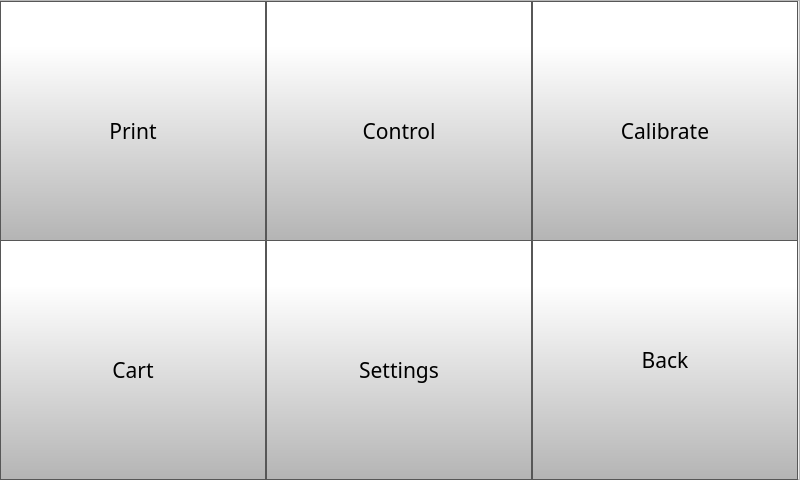
<?xml version="1.0" encoding="UTF-8"?>
<ui version="4.0">
 <class>menu_screen</class>
 <widget class="QWidget" name="menu_screen">
  <property name="geometry">
   <rect>
    <x>0</x>
    <y>0</y>
    <width>800</width>
    <height>480</height>
   </rect>
  </property>
  <property name="windowTitle">
   <string>Form</string>
  </property>
  <widget class="QFrame" name="frame">
   <property name="geometry">
    <rect>
     <x>-1</x>
     <y>0</y>
     <width>801</width>
     <height>480</height>
    </rect>
   </property>
   <property name="frameShape">
    <enum>QFrame::StyledPanel</enum>
   </property>
   <property name="frameShadow">
    <enum>QFrame::Raised</enum>
   </property>
   <layout class="QGridLayout" name="gridLayout">
    <property name="leftMargin">
     <number>0</number>
    </property>
    <property name="topMargin">
     <number>0</number>
    </property>
    <property name="rightMargin">
     <number>0</number>
    </property>
    <property name="bottomMargin">
     <number>0</number>
    </property>
    <property name="spacing">
     <number>0</number>
    </property>
    <item row="0" column="0">
     <widget class="QToolButton" name="menuPrintButton">
      <property name="minimumSize">
       <size>
        <width>266</width>
        <height>240</height>
       </size>
      </property>
      <property name="font">
       <font>
        <family>Gotham</family>
        <pointsize>16</pointsize>
       </font>
      </property>
      <property name="styleSheet">
       <string notr="true">QToolButton {
	padding-top: 20px;
     border: 1px solid rgb(87, 87, 87);
	background-color: qlineargradient(spread:pad, x1:0, y1:1, x2:0, y2:0.188, stop:0 rgba(180, 180, 180, 255), stop:1 rgba(255, 255, 255, 255));



}

QToolButton:pressed {
    background-color: qlineargradient(x1: 0, y1: 0, x2: 0, y2: 1,
                                      stop: 0 #dadbde, stop: 1 #f6f7fa);
}

QToolButton:flat {
    border: none; /* no border for a flat push button */
}

QToolButton:default {
    border-color: navy; /* make the default button prominent */
}</string>
      </property>
      <property name="text">
       <string>Print</string>
      </property>
      <property name="icon">
       <iconset>
        <normaloff>../../../../TwinDragon600x600CM4TouchUI/octoprint_TwinDragon600x600CM4TouchUI/templates/img/printer.png</normaloff>../../../../TwinDragon600x600CM4TouchUI/octoprint_TwinDragon600x600CM4TouchUI/templates/img/printer.png</iconset>
      </property>
      <property name="iconSize">
       <size>
        <width>150</width>
        <height>150</height>
       </size>
      </property>
      <property name="checkable">
       <bool>false</bool>
      </property>
      <property name="toolButtonStyle">
       <enum>Qt::ToolButtonTextUnderIcon</enum>
      </property>
     </widget>
    </item>
    <item row="0" column="1">
     <widget class="QToolButton" name="menuControlButton">
      <property name="minimumSize">
       <size>
        <width>266</width>
        <height>240</height>
       </size>
      </property>
      <property name="font">
       <font>
        <family>Gotham</family>
        <pointsize>16</pointsize>
       </font>
      </property>
      <property name="styleSheet">
       <string notr="true">QToolButton {
padding-top: 20px;
     border: 1px solid rgb(87, 87, 87);
	background-color: qlineargradient(spread:pad, x1:0, y1:1, x2:0, y2:0.188, stop:0 rgba(180, 180, 180, 255), stop:1 rgba(255, 255, 255, 255));

}

QToolButton:pressed {
    background-color: qlineargradient(x1: 0, y1: 0, x2: 0, y2: 1,
                                      stop: 0 #dadbde, stop: 1 #f6f7fa);
}

QToolButton:flat {
    border: none; /* no border for a flat push button */
}

QToolButton:default {
    border-color: navy; /* make the default button prominent */
}</string>
      </property>
      <property name="text">
       <string>Control</string>
      </property>
      <property name="icon">
       <iconset>
        <normaloff>../../../../TwinDragon600x600CM4TouchUI/octoprint_TwinDragon600x600CM4TouchUI/templates/img/settings-1.png</normaloff>../../../../TwinDragon600x600CM4TouchUI/octoprint_TwinDragon600x600CM4TouchUI/templates/img/settings-1.png</iconset>
      </property>
      <property name="iconSize">
       <size>
        <width>150</width>
        <height>150</height>
       </size>
      </property>
      <property name="checkable">
       <bool>false</bool>
      </property>
      <property name="toolButtonStyle">
       <enum>Qt::ToolButtonTextUnderIcon</enum>
      </property>
     </widget>
    </item>
    <item row="0" column="2">
     <widget class="QToolButton" name="menuCalibrateButton">
      <property name="minimumSize">
       <size>
        <width>266</width>
        <height>240</height>
       </size>
      </property>
      <property name="font">
       <font>
        <family>Gotham</family>
        <pointsize>16</pointsize>
       </font>
      </property>
      <property name="styleSheet">
       <string notr="true">QToolButton {
padding-top: 20px;
     border: 1px solid rgb(87, 87, 87);
	background-color: qlineargradient(spread:pad, x1:0, y1:1, x2:0, y2:0.188, stop:0 rgba(180, 180, 180, 255), stop:1 rgba(255, 255, 255, 255));

}

QToolButton:pressed {
    background-color: qlineargradient(x1: 0, y1: 0, x2: 0, y2: 1,
                                      stop: 0 #dadbde, stop: 1 #f6f7fa);
}

QToolButton:flat {
    border: none; /* no border for a flat push button */
}

QToolButton:default {
    border-color: navy; /* make the default button prominent */
}</string>
      </property>
      <property name="text">
       <string>Calibrate</string>
      </property>
      <property name="icon">
       <iconset>
        <normaloff>../../../../TwinDragon600x600CM4TouchUI/octoprint_TwinDragon600x600CM4TouchUI/templates/img/reload.png</normaloff>../../../../TwinDragon600x600CM4TouchUI/octoprint_TwinDragon600x600CM4TouchUI/templates/img/reload.png</iconset>
      </property>
      <property name="iconSize">
       <size>
        <width>150</width>
        <height>150</height>
       </size>
      </property>
      <property name="checkable">
       <bool>false</bool>
      </property>
      <property name="toolButtonStyle">
       <enum>Qt::ToolButtonTextUnderIcon</enum>
      </property>
     </widget>
    </item>
    <item row="1" column="0" rowspan="2">
     <widget class="QToolButton" name="menuCartButton">
      <property name="minimumSize">
       <size>
        <width>266</width>
        <height>240</height>
       </size>
      </property>
      <property name="font">
       <font>
        <family>Gotham</family>
        <pointsize>16</pointsize>
       </font>
      </property>
      <property name="styleSheet">
       <string notr="true">QToolButton {
padding-top: 20px;
     border: 1px solid rgb(87, 87, 87);
	background-color: qlineargradient(spread:pad, x1:0, y1:1, x2:0, y2:0.188, stop:0 rgba(180, 180, 180, 255), stop:1 rgba(255, 255, 255, 255));

}

QToolButton:pressed {
    background-color: qlineargradient(x1: 0, y1: 0, x2: 0, y2: 1,
                                      stop: 0 #dadbde, stop: 1 #f6f7fa);
}

QToolButton:flat {
    border: none; /* no border for a flat push button */
}

QToolButton:default {
    border-color: navy; /* make the default button prominent */
}</string>
      </property>
      <property name="text">
       <string>Cart</string>
      </property>
      <property name="icon">
       <iconset>
        <normaloff>../../../../TwinDragon600x600CM4TouchUI/octoprint_TwinDragon600x600CM4TouchUI/templates/img/cart.png</normaloff>../../../../TwinDragon600x600CM4TouchUI/octoprint_TwinDragon600x600CM4TouchUI/templates/img/cart.png</iconset>
      </property>
      <property name="iconSize">
       <size>
        <width>150</width>
        <height>150</height>
       </size>
      </property>
      <property name="checkable">
       <bool>false</bool>
      </property>
      <property name="toolButtonStyle">
       <enum>Qt::ToolButtonTextUnderIcon</enum>
      </property>
      <property name="autoRaise">
       <bool>false</bool>
      </property>
     </widget>
    </item>
    <item row="1" column="1" rowspan="2" colspan="2">
     <widget class="QToolButton" name="menuSettingsButton">
      <property name="minimumSize">
       <size>
        <width>266</width>
        <height>240</height>
       </size>
      </property>
      <property name="font">
       <font>
        <family>Gotham</family>
        <pointsize>16</pointsize>
       </font>
      </property>
      <property name="styleSheet">
       <string notr="true">QToolButton {
padding-top: 20px;
     border: 1px solid rgb(87, 87, 87);
	background-color: qlineargradient(spread:pad, x1:0, y1:1, x2:0, y2:0.188, stop:0 rgba(180, 180, 180, 255), stop:1 rgba(255, 255, 255, 255));

}

QToolButton:pressed {
    background-color: qlineargradient(x1: 0, y1: 0, x2: 0, y2: 1,
                                      stop: 0 #dadbde, stop: 1 #f6f7fa);
}

QToolButton:flat {
    border: none; /* no border for a flat push button */
}

QToolButton:default {
    border-color: navy; /* make the default button prominent */
}</string>
      </property>
      <property name="text">
       <string>Settings</string>
      </property>
      <property name="icon">
       <iconset>
        <normaloff>../../../../TwinDragon600x600CM4TouchUI/octoprint_TwinDragon600x600CM4TouchUI/templates/img/settings.png</normaloff>../../../../TwinDragon600x600CM4TouchUI/octoprint_TwinDragon600x600CM4TouchUI/templates/img/settings.png</iconset>
      </property>
      <property name="iconSize">
       <size>
        <width>150</width>
        <height>150</height>
       </size>
      </property>
      <property name="checkable">
       <bool>false</bool>
      </property>
      <property name="toolButtonStyle">
       <enum>Qt::ToolButtonTextUnderIcon</enum>
      </property>
     </widget>
    </item>
    <item row="2" column="2">
     <widget class="QPushButton" name="menuBackButton">
      <property name="minimumSize">
       <size>
        <width>266</width>
        <height>240</height>
       </size>
      </property>
      <property name="font">
       <font>
        <family>Gotham</family>
        <pointsize>16</pointsize>
       </font>
      </property>
      <property name="styleSheet">
       <string notr="true">QPushButton {
     border: 1px solid rgb(87, 87, 87);
	background-color: qlineargradient(spread:pad, x1:0, y1:1, x2:0, y2:0.188, stop:0 rgba(180, 180, 180, 255), stop:1 rgba(255, 255, 255, 255));

}

QPushButton:pressed {
    background-color: qlineargradient(x1: 0, y1: 0, x2: 0, y2: 1,
                                      stop: 0 #dadbde, stop: 1 #f6f7fa);
}

QPushButton:flat {
    border: none; /* no border for a flat push button */
}

QPushButton:default {
    border-color: navy; /* make the default button prominent */
}</string>
      </property>
      <property name="text">
       <string>Back</string>
      </property>
      <property name="icon">
       <iconset>
        <normaloff>../../../../TwinDragon600x600CM4TouchUI/octoprint_TwinDragon600x600CM4TouchUI/templates/img/arrows-4.png</normaloff>../../../../TwinDragon600x600CM4TouchUI/octoprint_TwinDragon600x600CM4TouchUI/templates/img/arrows-4.png</iconset>
      </property>
      <property name="iconSize">
       <size>
        <width>150</width>
        <height>150</height>
       </size>
      </property>
      <property name="checkable">
       <bool>false</bool>
      </property>
     </widget>
    </item>
   </layout>
   <zorder>menuCartButton</zorder>
   <zorder>menuPrintButton</zorder>
   <zorder>menuCalibrateButton</zorder>
   <zorder>menuControlButton</zorder>
   <zorder>menuSettingsButton</zorder>
   <zorder>menuBackButton</zorder>
  </widget>
 </widget>
 <resources/>
 <connections/>
</ui>
